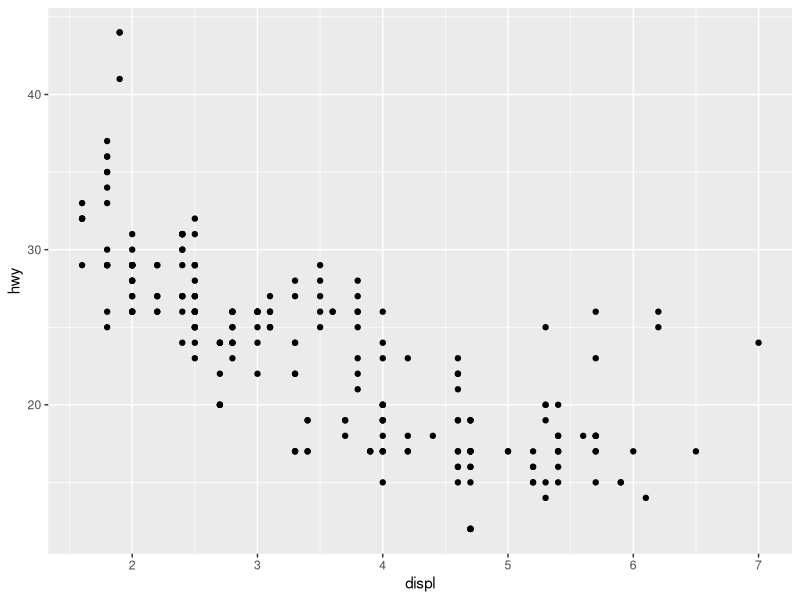
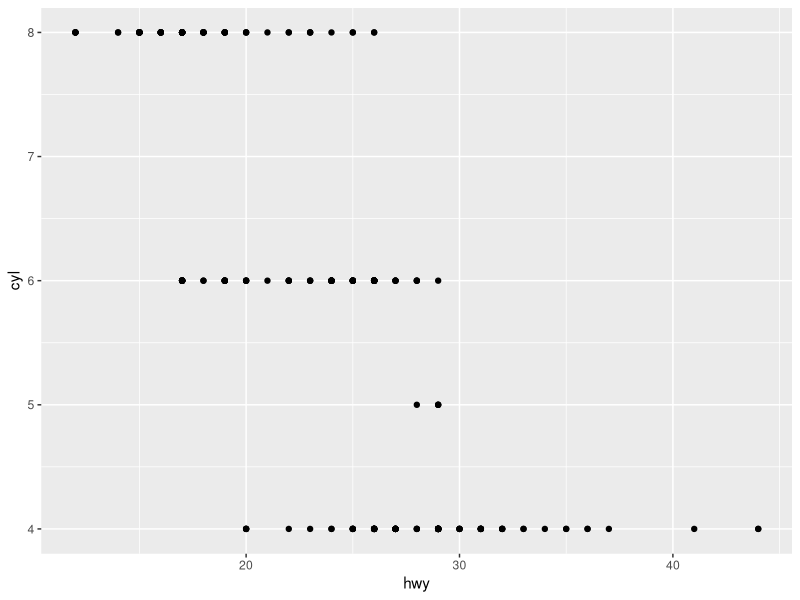
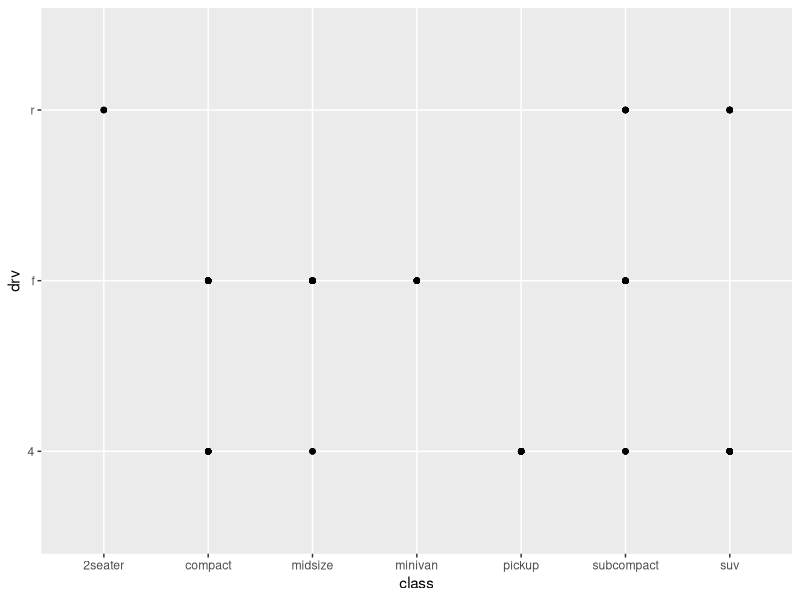
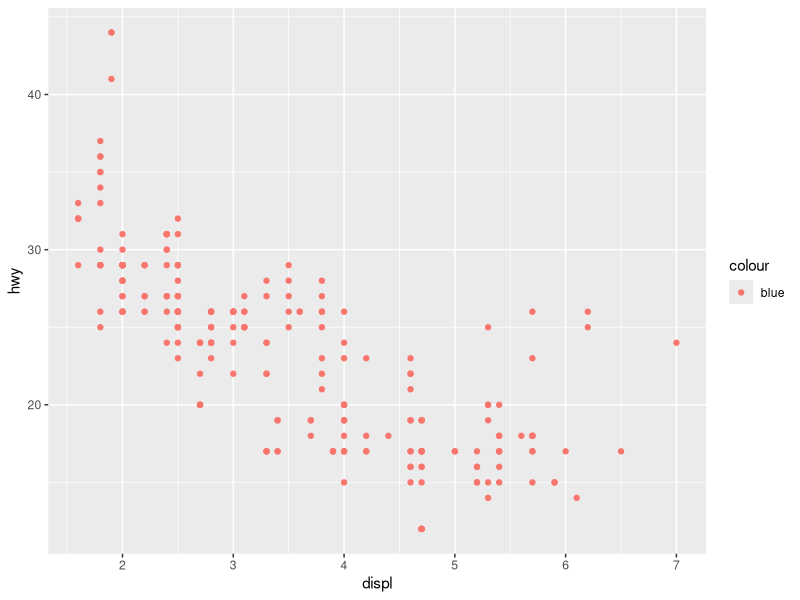
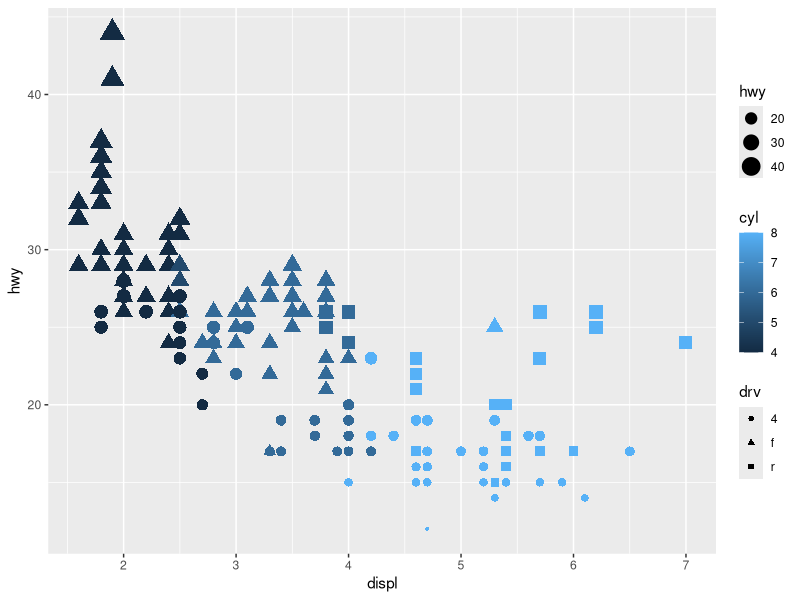
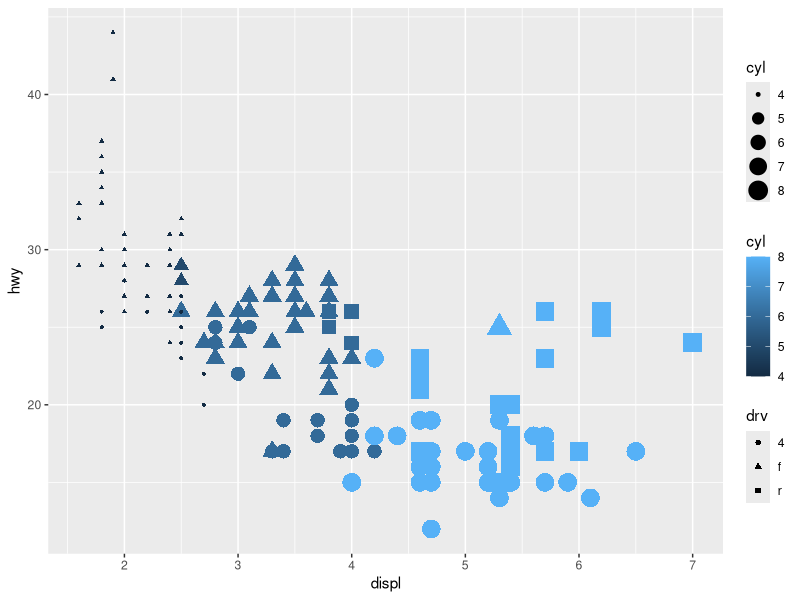
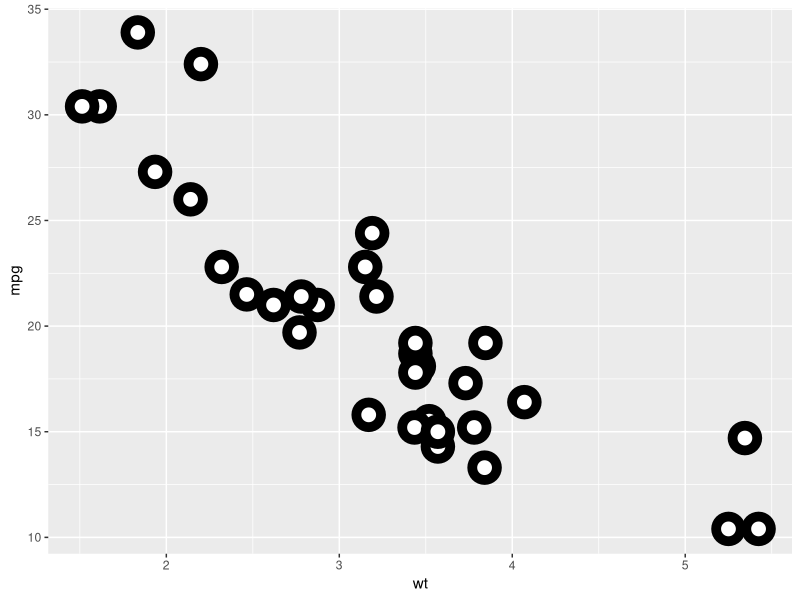
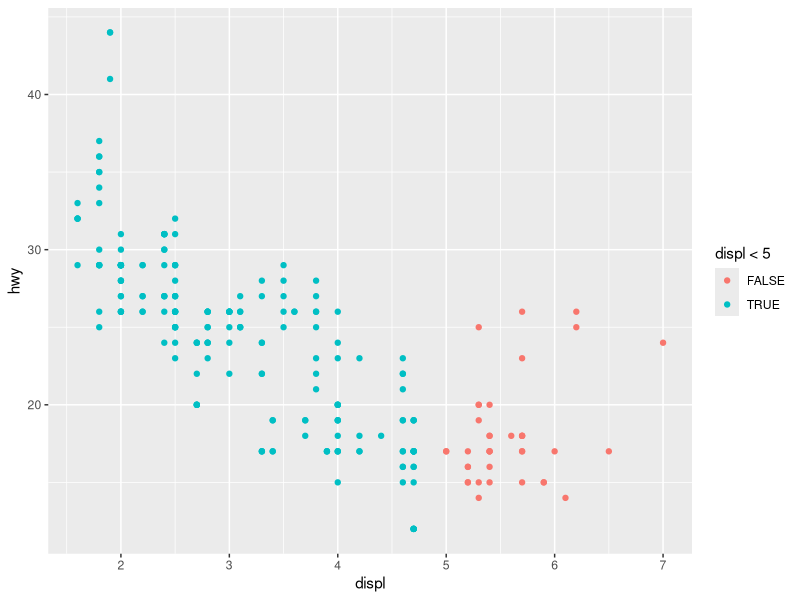

R code for these plots, in order:
install.packages("tidyverse")
library(tidyverse)

##__________ Ex.324 __________ ##
ggplot(data = mpg) + 
  geom_point(mapping = aes(x = displ, y = hwy))


##Run ggplot(data = mpg). What do you see? scatter plot 
  
##How many rows are in mpg? How many columns? 234 Rows, 11 Col 

row <- nrow(mpg)
row
col <- ncol(mpg)
col

##What does the drv variable describe? Read the help for ?mpg to find out. 
## the type of drive train, where f = front-wheel drive, r = rear wheel drive, 4 = 4wd
?mpg

##Make a scatterplot of hwy vs cyl.
ggplot(data = mpg) + 
  geom_point(mapping = aes(x = hwy, y = cyl))

##What happens if you make a scatterplot of class vs drv? Why is the plot not useful? 
## The x axis and y axis both contains string values, you cant get any info from that ! 
ggplot(data = mpg) + 
  geom_point(mapping = aes(x = class, y = drv))





##__________ Ex.331 __________ ##

ggplot(data = mpg) + 
  geom_point(mapping = aes(x = displ, y = hwy, color = "blue"))

##What’s gone wrong with this code? Why are the points not blue? - I am not sure  

##Which variables in mpg are categorical? Which variables are continuous? 
##(Hint: type ?mpg to read the documentation for the dataset). 
##How can you see this information when you run mpg?
?mpg
# categorical vars: manufacturer, model, trans, drv, fl, class
# continuous vars: displ, year, cyl, cty, hwy, 
  
##Map a continuous variable to color, size, and shape. 
##How do these aesthetics behave differently for categorical vs. continuous variables? - not sure 
ggplot(data = mpg) + geom_point(mapping = aes(x = displ, y = hwy, color = cyl, size = hwy, shape = drv))
  
##What happens if you map the same variable to multiple aesthetics? i am not sure what did happend but the size of the rectangle is smaller than before 
ggplot(data = mpg) + geom_point(mapping = aes(x = displ, y = hwy, color = cyl, size = cyl, shape = drv))

##What does the stroke aesthetic do? What shapes does it work with? (Hint: use ?geom_point) modify the width of object (border in the below code)
?geom_point 
ggplot(mtcars, aes(wt, mpg)) +
  geom_point(shape = 21, colour = "black", fill = "white", size = 5, stroke = 5)
##What happens if you map an aesthetic to something other than a variable name, like aes(colour = displ < 5)? 
##Note, you’ll also need to specify x and y. (spreate them into tow values (colors in the below code) one if its true displ < 5 and other if not)
ggplot(data = mpg) + geom_point(mapping = aes(x = displ, y = hwy, color = displ < 5))





##__________ Ex.351 __________ ##

##What happens if you facet on a continuous variable?
ggplot(data = mpg) + 
  geom_point(mapping = aes(x = displ, y = hwy)) + 
  facet_wrap(~ cyl)
  
##What do the empty cells in plot with facet_grid(drv ~ cyl) mean? How do they relate to this plot? no common values ! 
  ggplot(data = mpg) + 
  geom_point(mapping = aes(x = drv, y = cyl))
  facet_grid(drv ~ cyl)


##What plots does the following code make? What does . do? represents the relation between displ and hwy and . 
  ggplot(data = mpg) + 
    geom_point(mapping = aes(x = displ, y = hwy)) +
    facet_grid(drv ~ .)
  
  ggplot(data = mpg) + 
    geom_point(mapping = aes(x = displ, y = hwy)) +
    facet_grid(.~ cyl)

##Take the first faceted plot in this section:
  ggplot(data = mpg) + 
    geom_point(mapping = aes(x = displ, y = hwy))
  
  ggplot(data = mpg) + 
    geom_point(mapping = aes(x = displ, y = hwy)) + 
    facet_wrap(~ class, nrow = 2)

##What are the advantages to using faceting instead of the colour aesthetic? 
##What are the disadvantages? How might the balance change if you had a larger dataset?
  
##Read ?facet_wrap. What does nrow do? What does ncol do? no documentation for 'facet_wrap' -- nrow number of rows ncol number of cols
##What other options control the layout of the individual panels? Why doesn’t facet_grid() have nrow and ncol arguments?
#When using facet_grid() you should usually put the variable with more unique levels in the columns. Why?
  ?facet_wrap.

  



##__________ Ex.361 __________ ##
##What geom would you use to draw a line chart? A boxplot? A histogram? An area chart?
    
##Run this code in your head and predict what the output will look like. Then, run the code in R and check your predictions.
  ggplot(data = mpg, mapping = aes(x = displ, y = hwy, color = drv)) + 
    geom_point() + 
    geom_smooth(se = FALSE)
  
##What does show.legend = FALSE do? What happens if you remove it?
##Why do you think I used it earlier in the chapter? 
    
##What does the se argument to geom_smooth() do?
    
##Will these two graphs look different? Why/why not? no. maybe bc in the 1st ggplot it will implement the geom's with the val in ggpot and the oppesite for the second
  ggplot(data = mpg, mapping = aes(x = displ, y = hwy)) + 
    geom_point() + 
    geom_smooth()
  
  ggplot() + 
    geom_point(data = mpg, mapping = aes(x = displ, y = hwy)) + 
    geom_smooth(data = mpg, mapping = aes(x = displ, y = hwy))
  
##Recreate the R code necessary to generate the following graphs.





##__________ Ex.371 __________ ##
##What is the default geom associated with stat_summary()? The default geom for stat_summary() is geom_pointrange() .
##How could you rewrite the previous plot to use that geom function instead of the stat function?
    
##What does geom_col() do? How is it different to geom_bar()?
  ##geom_bar() uses the stat_count() statistical transformation to draw the bar graph. 
  ##geom_col() assumes the values have already been transformed to the appropriate values.

    
##Most geoms and stats come in pairs that are almost always used in concert. Read through the documentation and make a list of all the pairs. What do they have in common?
    
##What variables does stat_smooth() compute? What parameters control its behaviour?
    
##In our proportion bar chart, we need to set group = 1. Why? In other words what is the problem with these two graphs?
  ggplot(data = diamonds) + 
    geom_bar(mapping = aes(x = cut, y = after_stat(prop)))
  ggplot(data = diamonds) + 
    geom_bar(mapping = aes(x = cut, fill = color, y = after_stat(prop)))
  

  
  
  
##__________ Ex.371 __________ ##
##What is the problem with this plot? How could you improve it? use geom_jitter() , maybe not all of the points appear 
  ggplot(data = mpg, mapping = aes(x = cty, y = hwy)) + 
    geom_point()

##What parameters to geom_jitter() control the amount of jittering? #width and height 
  
##Compare and contrast geom_jitter() with geom_count(). count change size of points jitter makes all the points appear 
  
##What’s the default position adjustment for geom_boxplot()? Create a visualisation of the mpg dataset that demonstrates it.position = “dodge2”
  
  
  
  
  
  
  
  
  
  
  
  
  
  
